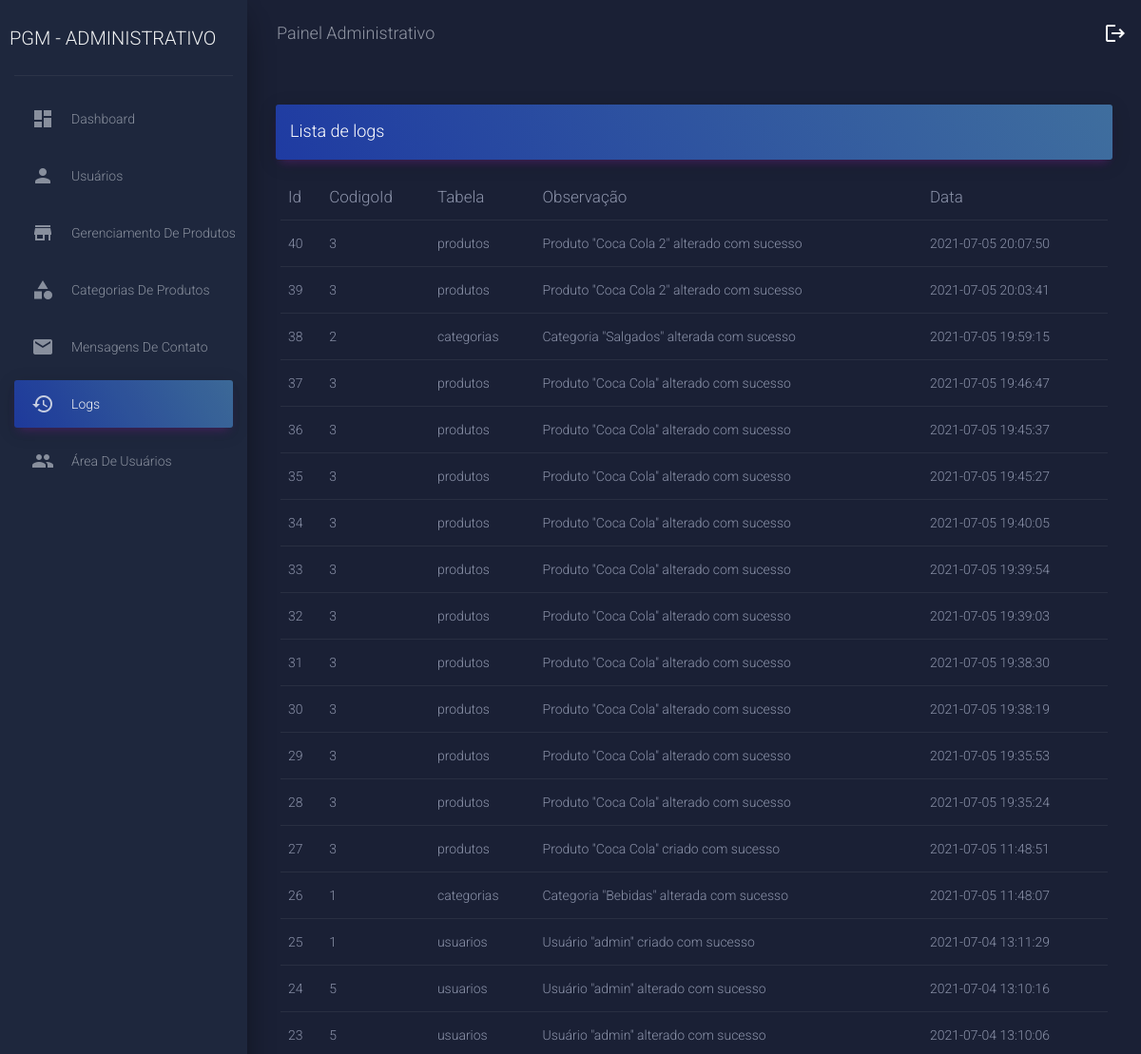
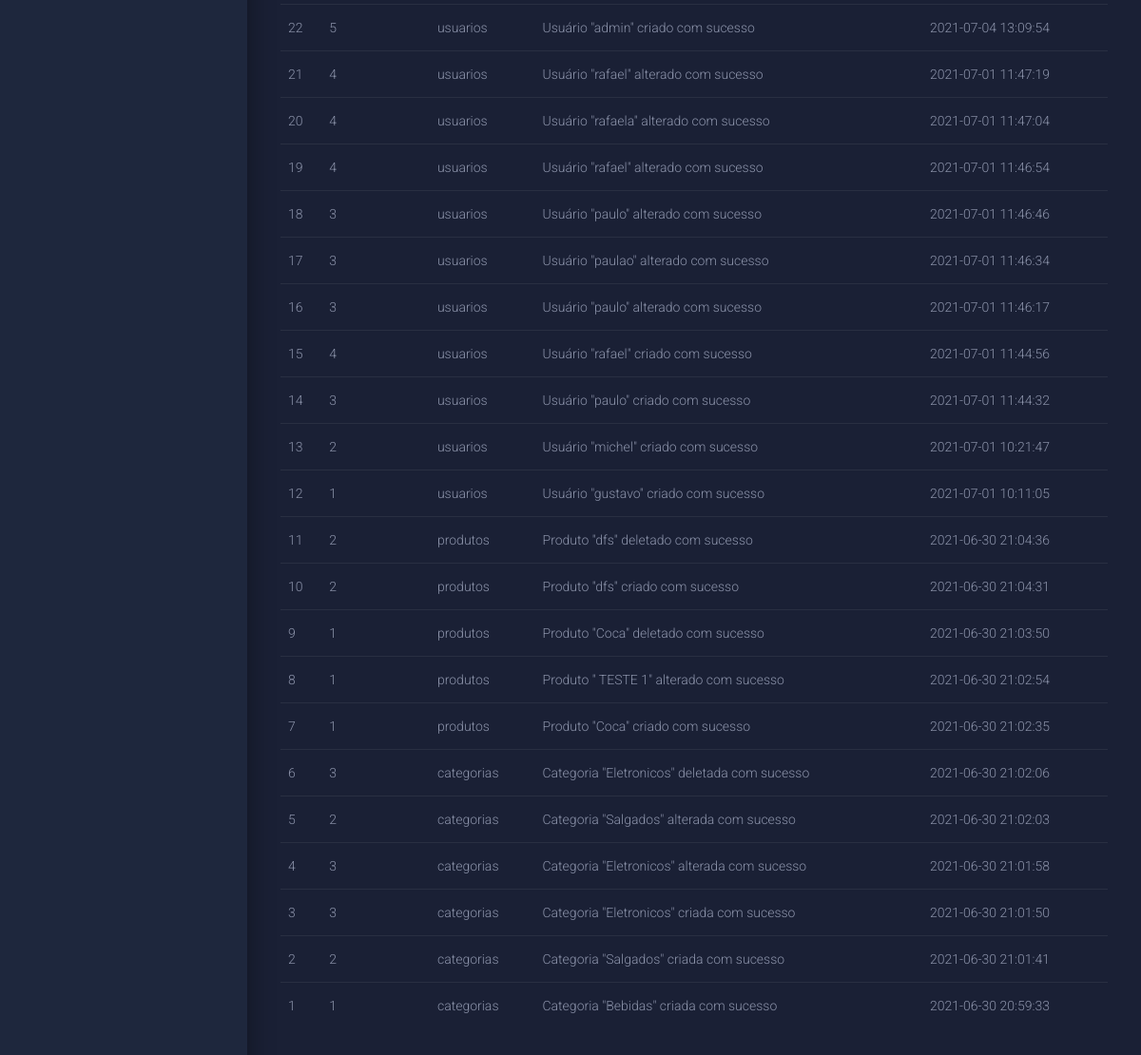
The app's page /paginas/logs/index.php (signed in) with its own data (2 pictures, top to bottom).
### tables this page shows
CREATE TABLE `logs` (
  `id` int(11) NOT NULL,
  `codigoid` int(11) NOT NULL,
  `tabela` varchar(50) NOT NULL,
  `observacao` varchar(250) NOT NULL,
  `data` datetime NOT NULL
);

### class/Log.class.php (called while the page is built, shortened)
<?php
class Log
{
    public function listAll()
    {
        global $pdo;
        $query = 'SELECT * FROM logs';
        $stmt = $pdo->prepare($query);
        $stmt->execute();
        while ($row = $stmt->fetch(PDO::FETCH_ASSOC)) {
            $log['id'] = $row['id'];
            $log['codigoid'] = $row['codigoid'];
            $log['tabela'] = $row['tabela'];
            $log['observacao'] = $row['observacao'];
            $log['data'] = $row['data'];
            $logs[] = $log;
        }
        if(isset($logs)) return $logs;
    }
}
?>

### paginas/logs/index.php (the view, shortened to what this page needs)
<?php
require('../../bd/conexao.php');
require('../../class/Log.class.php');
?>
<!doctype html>
<html lang="br">
<head>
  <link href="../../assets/css/material-dashboard.css?v=2.1.0" rel="stylesheet" />
</head>
<body class="dark-edition">
  <div class="wrapper ">
    <div class="sidebar" data-color="purple" data-background-color="black">
      <div class="logo">
        <a class="simple-text logo-normal">
          <p>PGM - Administrativo</p>
        </a>
      </div>
      <div class="sidebar-wrapper">
        <ul class="nav">
          <li class="nav-item">
            <a class="nav-link" href="../area_restrita.php">
              <i class="material-icons">dashboard</i>
              <p>Dashboard</p>
            </a>
          </li>
          <li class="nav-item">
            <a class="nav-link" href="../usuarios">
              <i class="material-icons">person</i>
              <p>Usuários</p>
            </a>
          </li>
          <li class="nav-item">
            <a href="../produtos" class="nav-link">
              <i class="material-icons">store</i>
              <p>Gerenciamento de Produtos</p>
            </a>
          </li>
          <li class="nav-item">
            <a href="../categorias" class="nav-link">
              <i class="material-icons">category</i>
              <p>Categorias de Produtos</p>
            </a>
          </li>
          <li class="nav-item">
            <a class="nav-link" href="../contato/tabela.php">
              <i class="material-icons">email</i>
              <p>Mensagens de Contato</p>
            </a>
          </li>
          <li class="nav-item active">
            <a class="nav-link" href="javascript:void(0)">
              <i class="material-icons">history</i>
              <p>Logs</p>
            </a>
          </li>
          <li class="nav-item">
            <a class="nav-link" href="../inicio.php">
              <i class="material-icons">people</i>
              <p>Área de Usuários</p>
            </a>
          </li>
        </ul>
      </div>
    </div>
    <div class="main-panel">
      <nav class="navbar navbar-expand-lg navbar-transparent navbar-absolute fixed-top ">
        <div class="container-fluid">
          <div class="navbar-wrapper">
            <a class="navbar-brand">Painel Administrativo</a>
          </div>
          <div class="justify-content-end">
            <a href="../login/limpar_sessao.php"><i class="material-icons">logout</i></a>
          </div>
        </div>
      </nav>
      <div class="content">
        <div class="container-fluid">
        <div class="row">
            <div class="col-md-12">
              <div class="card card-plain">
                <div class="card-header card-header-primary">
                  <h4 class="card-title mt-0"> Lista de logs</h4>
                </div>
                <div class="card-body">
                  <div class="table-responsive">
                    <table class="table table-hover">
                      <thead class="">
                        <tr>
                            <th>Id</th>
                            <th>CodigoId</th>
                            <th>Tabela</th>
                            <th>Observação</th>
                            <th>Data</th>
                        </tr>
                      </thead>
                      <tbody>
                      <?php
                        $l = new Log();
                        $logs = $l->listAll();
                        if(isset($logs)) {
                          for ($i = count($logs)-1; $i >=0; $i--) {
                              echo '<tr>';
                              echo '<td>'.$logs[$i]['id'].'</td>';
                              echo '<td>'.$logs[$i]['codigoid'].'</td>';
                              echo '<td>'.$logs[$i]['tabela'].'</td>';
                              echo '<td>'.$logs[$i]['observacao'].'</td>';
                              echo '<td>'.$logs[$i]['data'].'</td>';
                              echo '</tr>';
                          }
                        } else echo 'Sem registros encontrados'
                      ?>
                      </tbody>
                    </table>
                  </div>
                </div>
              </div>
            </div>
          </div>
        </div>
      </div>
    </div>
  </div>
</body>
</html>

### records on screen
logs: id "40", codigoid "3", tabela "produtos", observacao "Produto \"Coca Cola 2\" alterado com sucesso", data "2021-07-05 20:07:50"
logs: id "39", codigoid "3", tabela "produtos", observacao "Produto \"Coca Cola 2\" alterado com sucesso", data "2021-07-05 20:03:41"
logs: id "38", codigoid "2", tabela "categorias", observacao "Categoria \"Salgados\" alterada com sucesso", data "2021-07-05 19:59:15"
logs: id "37", codigoid "3", tabela "produtos", observacao "Produto \"Coca Cola\" alterado com sucesso", data "2021-07-05 19:46:47"
logs: id "36", codigoid "3", tabela "produtos", observacao "Produto \"Coca Cola\" alterado com sucesso", data "2021-07-05 19:45:37"
logs: id "35", codigoid "3", tabela "produtos", observacao "Produto \"Coca Cola\" alterado com sucesso", data "2021-07-05 19:45:27"
logs: id "34", codigoid "3", tabela "produtos", observacao "Produto \"Coca Cola\" alterado com sucesso", data "2021-07-05 19:40:05"
logs: id "33", codigoid "3", tabela "produtos", observacao "Produto \"Coca Cola\" alterado com sucesso", data "2021-07-05 19:39:54"
logs: id "32", codigoid "3", tabela "produtos", observacao "Produto \"Coca Cola\" alterado com sucesso", data "2021-07-05 19:39:03"
logs: id "31", codigoid "3", tabela "produtos", observacao "Produto \"Coca Cola\" alterado com sucesso", data "2021-07-05 19:38:30"
logs: id "30", codigoid "3", tabela "produtos", observacao "Produto \"Coca Cola\" alterado com sucesso", data "2021-07-05 19:38:19"
logs: id "29", codigoid "3", tabela "produtos", observacao "Produto \"Coca Cola\" alterado com sucesso", data "2021-07-05 19:35:53"
logs: id "28", codigoid "3", tabela "produtos", observacao "Produto \"Coca Cola\" alterado com sucesso", data "2021-07-05 19:35:24"
logs: id "27", codigoid "3", tabela "produtos", observacao "Produto \"Coca Cola\" criado com sucesso", data "2021-07-05 11:48:51"
logs: id "26", codigoid "1", tabela "categorias", observacao "Categoria \"Bebidas\" alterada com sucesso", data "2021-07-05 11:48:07"
logs: id "25", codigoid "1", tabela "usuarios", observacao "Usuário \"admin\" criado com sucesso", data "2021-07-04 13:11:29"
logs: id "24", codigoid "5", tabela "usuarios", observacao "Usuário \"admin\" alterado com sucesso", data "2021-07-04 13:10:16"
logs: id "23", codigoid "5", tabela "usuarios", observacao "Usuário \"admin\" alterado com sucesso", data "2021-07-04 13:10:06"
logs: id "22", codigoid "5", tabela "usuarios", observacao "Usuário \"admin\" criado com sucesso", data "2021-07-04 13:09:54"
logs: id "21", codigoid "4", tabela "usuarios", observacao "Usuário \"rafael\" alterado com sucesso", data "2021-07-01 11:47:19"
logs: id "20", codigoid "4", tabela "usuarios", observacao "Usuário \"rafaela\" alterado com sucesso", data "2021-07-01 11:47:04"
logs: id "19", codigoid "4", tabela "usuarios", observacao "Usuário \"rafael\" alterado com sucesso", data "2021-07-01 11:46:54"
logs: id "18", codigoid "3", tabela "usuarios", observacao "Usuário \"paulo\" alterado com sucesso", data "2021-07-01 11:46:46"
logs: id "17", codigoid "3", tabela "usuarios", observacao "Usuário \"paulao\" alterado com sucesso", data "2021-07-01 11:46:34"
logs: id "16", codigoid "3", tabela "usuarios", observacao "Usuário \"paulo\" alterado com sucesso", data "2021-07-01 11:46:17"
logs: id "15", codigoid "4", tabela "usuarios", observacao "Usuário \"rafael\" criado com sucesso", data "2021-07-01 11:44:56"
logs: id "14", codigoid "3", tabela "usuarios", observacao "Usuário \"paulo\" criado com sucesso", data "2021-07-01 11:44:32"
logs: id "13", codigoid "2", tabela "usuarios", observacao "Usuário \"michel\" criado com sucesso", data "2021-07-01 10:21:47"
logs: id "12", codigoid "1", tabela "usuarios", observacao "Usuário \"gustavo\" criado com sucesso", data "2021-07-01 10:11:05"
logs: id "11", codigoid "2", tabela "produtos", observacao "Produto \"dfs\" deletado com sucesso", data "2021-06-30 21:04:36"
logs: id "10", codigoid "2", tabela "produtos", observacao "Produto \"dfs\" criado com sucesso", data "2021-06-30 21:04:31"
logs: id "9", codigoid "1", tabela "produtos", observacao "Produto \"Coca\" deletado com sucesso", data "2021-06-30 21:03:50"
logs: id "8", codigoid "1", tabela "produtos", observacao "Produto \" TESTE 1\" alterado com sucesso", data "2021-06-30 21:02:54"
logs: id "7", codigoid "1", tabela "produtos", observacao "Produto \"Coca\" criado com sucesso", data "2021-06-30 21:02:35"
logs: id "6", codigoid "3", tabela "categorias", observacao "Categoria \"Eletronicos\" deletada com sucesso", data "2021-06-30 21:02:06"
logs: id "5", codigoid "2", tabela "categorias", observacao "Categoria \"Salgados\" alterada com sucesso", data "2021-06-30 21:02:03"
logs: id "4", codigoid "3", tabela "categorias", observacao "Categoria \"Eletronicos\" alterada com sucesso", data "2021-06-30 21:01:58"
logs: id "3", codigoid "3", tabela "categorias", observacao "Categoria \"Eletronicos\" criada com sucesso", data "2021-06-30 21:01:50"
logs: id "2", codigoid "2", tabela "categorias", observacao "Categoria \"Salgados\" criada com sucesso", data "2021-06-30 21:01:41"
logs: id "1", codigoid "1", tabela "categorias", observacao "Categoria \"Bebidas\" criada com sucesso", data "2021-06-30 20:59:33"
